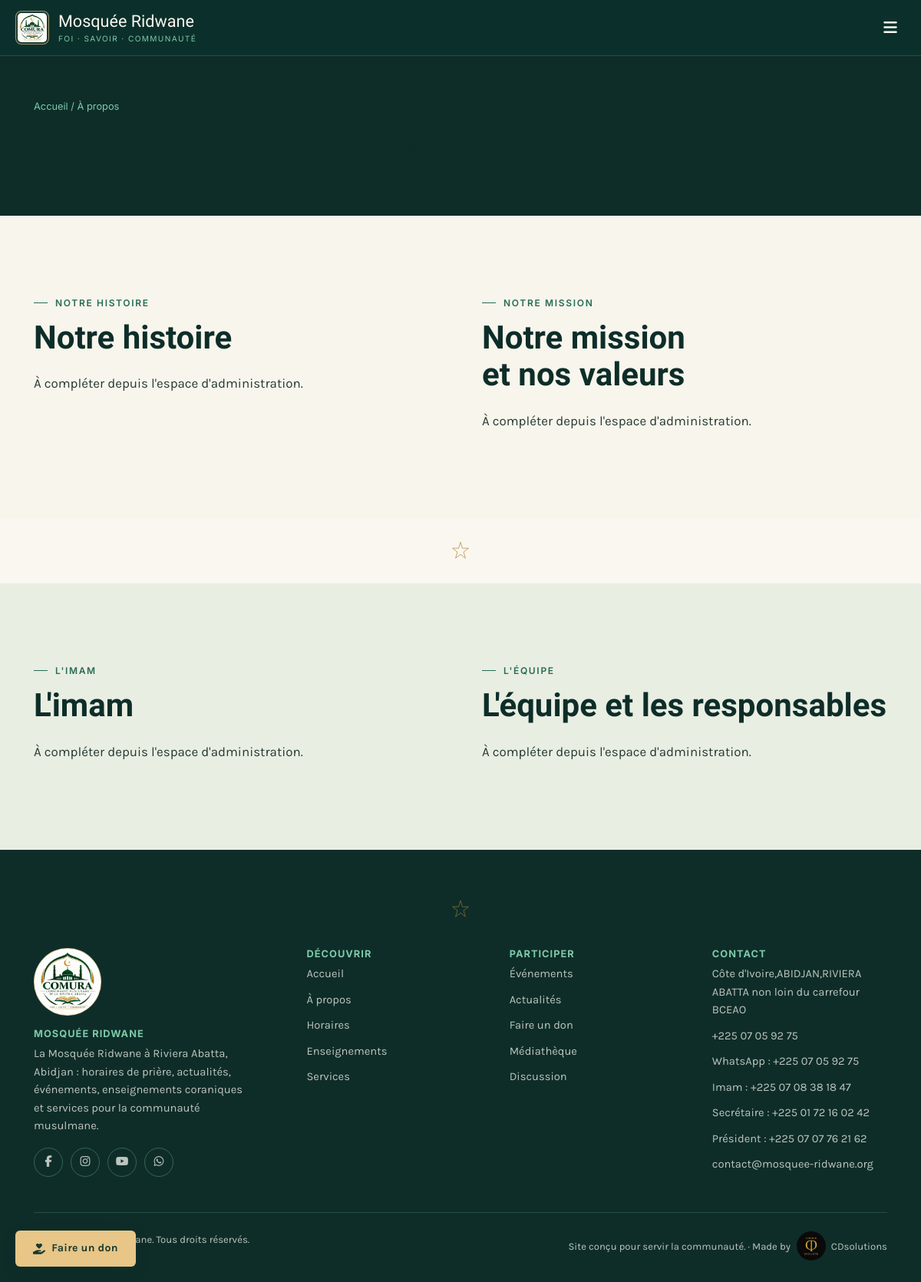
The app's page /a-propos.php with its own data.
### tables this page shows
CREATE TABLE IF NOT EXISTS pages_contenu (
    id INT AUTO_INCREMENT PRIMARY KEY,
    cle VARCHAR(100) NOT NULL UNIQUE,       
    titre VARCHAR(255),
    contenu TEXT,
    image VARCHAR(255),
    date_maj DATETIME DEFAULT CURRENT_TIMESTAMP ON UPDATE CURRENT_TIMESTAMP
);

### includes/functions.php (called while the page is built, shortened)
<?php
function h($texte) {
    return htmlspecialchars($texte ?? '', ENT_QUOTES, 'UTF-8');
}
function getContenu($cle) {
    global $pdo;
    static $cache = [];
    if (isset($cache[$cle])) return $cache[$cle];
    $stmt = $pdo->prepare("SELECT * FROM pages_contenu WHERE cle = ?");
    $stmt->execute([$cle]);
    $cache[$cle] = $stmt->fetch();
    return $cache[$cle];
}
function contenuTexte($cle, $defaut = '') {
    $c = getContenu($cle);
    return $c ? $c['contenu'] : $defaut;
}
function contenuTitre($cle, $defaut = '') {
    $c = getContenu($cle);
    return $c ? $c['titre'] : $defaut;
}

### a-propos.php (the view, shortened to what this page needs)
<?php
require_once __DIR__ . '/includes/header.php';
?>
<section class="page-entete">
    <div class="conteneur">
        <div class="fil-ariane"><a href="<?= BASE_URL ?>/index.php" style="color:inherit;">Accueil</a> / À propos</div>
        <h1>À propos de la Mosquée Ridwane</h1>
    </div>
</section>
<section class="section">
    <div class="conteneur grille grille-2" style="gap:56px;">
        <div>
            <span class="eyebrow">Notre histoire</span>
            <h2><?= h(contenuTitre('apropos_histoire')) ?></h2>
            <p><?= nl2br(h(contenuTexte('apropos_histoire'))) ?></p>
        </div>
        <div>
            <span class="eyebrow">Notre mission</span>
            <h2><?= h(contenuTitre('apropos_mission')) ?></h2>
            <p><?= nl2br(h(contenuTexte('apropos_mission'))) ?></p>
        </div>
    </div>
</section>
<svg class="motif-etoile" viewBox="0 0 40 40"><path d="M20 3 L23.5 14.5 L35 14.5 L25.7 21.5 L29.2 33 L20 26 L10.8 33 L14.3 21.5 L5 14.5 L16.5 14.5 Z"/></svg>
<section class="section section-alt">
    <div class="conteneur grille grille-2" style="gap:56px;">
        <div>
            <span class="eyebrow">L'imam</span>
            <h2><?= h(contenuTitre('apropos_imam')) ?></h2>
            <p><?= nl2br(h(contenuTexte('apropos_imam'))) ?></p>
        </div>
        <div>
            <span class="eyebrow">L'équipe</span>
            <h2><?= h(contenuTitre('apropos_equipe')) ?></h2>
            <p><?= nl2br(h(contenuTexte('apropos_equipe'))) ?></p>
        </div>
    </div>
</section>
<?php require_once __DIR__ . '/includes/footer.php'; ?>

### assets/css/style.css (style rules this page uses)
:root { --mint-950: #0e2d29; --mint-800: #163f39; --mint-700: #1e5049; --mint-500: #2f6f62; --eucalyptus-600: #4f9179; --eucalyptus-400: #7ec9a8; --eucalyptus-200: #bfe8d3; --eucalyptus-100: #e6f7ed; --laiton-500: #b9903f; --laiton-300: #d8b874; --laiton-100: #f1e3c3; --plâtre-50: #faf7f0; --plâtre-100: #f4eee0; --plâtre-200: #ece2cc; --encre-900: #1c211f; --encre-600: #4a534e; --rouge-alerte: #a3402f; --emeraude-700: var(--mint-700); --emeraude-800: var(--mint-800); --emeraude-950: var(--mint-950); --police-titre: 'Amiri', 'Georgia', serif; --police-texte: 'Karla', 'Segoe UI', sans-serif; --police-donnee: 'Inter', 'Segoe UI', sans-serif; --rayon: 4px; --rayon-lg: 10px; --ombre-legere: 0 2px 10px -4px rgba(14, 45, 41, 0.18); --ombre: 0 6px 24px -8px rgba(14, 45, 41, 0.25); --ombre-forte: 0 20px 48px -12px rgba(14, 45, 41, 0.38); --conteneur: 1160px; --ease-doux: cubic-bezier(0.16, 1, 0.3, 1); --duree-micro: 180ms; --duree-panneau: 320ms; }
* { box-sizing: border-box; }
html { scroll-behavior: smooth; overflow-x: hidden; }
body { margin: 0; font-family: var(--police-texte); color: var(--encre-900); background: var(--plâtre-50); line-height: 1.6; overflow-x: hidden; }
a { color: inherit; text-decoration: none; }
h1, h2, h3, h4 { font-family: var(--police-titre); font-weight: 700; line-height: 1.2; color: var(--mint-950); margin: 0 0 0.5em; }
h1 { font-size: clamp(2rem, 4vw, 3.2rem); }
h2 { font-size: clamp(1.5rem, 2.6vw, 2.2rem); }
p { margin: 0 0 1em; }
.conteneur { max-width: var(--conteneur); margin: 0 auto; padding: 0 24px; }
.eyebrow { font-family: var(--police-donnee); font-size: 0.75rem; letter-spacing: 0.14em; text-transform: uppercase; color: var(--eucalyptus-600); font-weight: 600; display: inline-flex; align-items: center; gap: 10px; }
.eyebrow::before { content: ''; width: 18px; height: 1px; background: var(--eucalyptus-600); display: inline-block; }
.motif-etoile { width: 28px; height: 28px; margin: 28px auto; display: block; opacity: 0.8; }
.section { padding: 72px 0; }
.section-alt { background: var(--plâtre-100); }
.grille { display: grid; gap: 26px; }
.grille-2 { grid-template-columns: repeat(2, 1fr); }
.page-entete { background: var(--mint-950); color: var(--plâtre-50); padding: 56px 0 40px; }
.fil-ariane { font-family: var(--police-donnee); font-size: 0.8rem; color: var(--eucalyptus-400); margin-bottom: 10px; }

### assets/css/accueil-visuel.css (style rules this page uses)
:root { --ridwane-nuit: #103d36; --ridwane-profond: #092e29; --ridwane-or: #e7c687; --ridwane-papier: #f7f5ec; --ridwane-texte: #253a32; }
main > .section { padding-top: clamp(64px, 8vw, 104px); padding-bottom: clamp(64px, 8vw, 104px); }
main > .section:not(.section-alt):not(.section-emeraude) { background: var(--ridwane-papier); }
main > .section-alt { background: #e9eee2; }
main > .section h2 { font-size: clamp(2rem, 3.5vw, 3.1rem); line-height: 1.15; text-wrap: balance; }
main > .section p { color: var(--ridwane-texte); font-size: 1.06rem; line-height: 1.75; }
main > .section .eyebrow { color: #286c54; margin-bottom: 12px; }
main > .section .eyebrow::before { background: #286c54; }

### records on screen
pages_contenu: titre "Notre histoire", contenu "À compléter depuis l'espace d'administration."
pages_contenu: titre "Notre mission et nos valeurs", contenu "À compléter depuis l'espace d'administration."
pages_contenu: titre "L'imam", contenu "À compléter depuis l'espace d'administration."
pages_contenu: titre "L'équipe et les responsables", contenu "À compléter depuis l'espace d'administration."

### other values on screen
SITE_DESCRIPTION "La Mosquée Ridwane à Riviera Abatta, Abidjan : horaires de prière, actualités, événements, enseignements coraniques et services pour la communauté musulmane."
SITE_ADRESSE "Côte d'Ivoire,ABIDJAN,RIVIERA ABATTA non loin du carrefour BCEAO"
SITE_TELEPHONE "+225 07 05 92 75"
SITE_IMAM_TELEPHONE "+225 07 08 38 18 47"
SITE_SECRETAIRE_TELEPHONE "+225 01 72 16 02 42"
SITE_PRESIDENT_TELEPHONE "+225 07 07 76 21 62"
SITE_EMAIL "contact@mosquee-ridwane.org"
